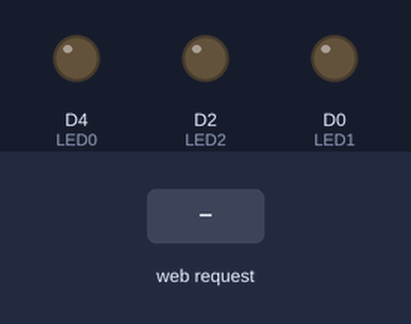
The sketch below on a simulated ESP8266 (NodeMCU). Shown: output pins drawn as LEDs (lit = HIGH). The test bench sets the inputs (shaded band). WiFi joins after 1.5 s; servers stay silent unless stated; what the sketch prints to the serial monitor is not drawn.

Above: at 0.1 s.
At 7.2 s:
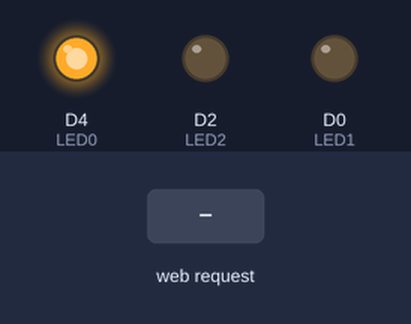
7.3 s: HTTP request GET /forward received
Timing chart, 0 to 10.3 s (numbered marks = the images above; inputs shaded):
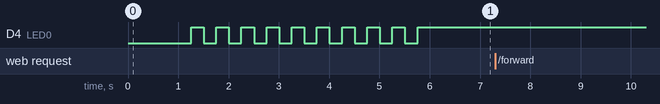

Measured:
- after the input at 7.3 s, every drawn part: stays the same

The sketch:

wifihotspotmodule5whitemarked.ino
```cpp
//-- Libraries Included --------------------------------------------------------------
  #include <ESP8266WiFi.h>
  #include <ESP8266WebServer.h>
  #include <ESP8266HTTPClient.h>

//------------------------------------------------------------------------------------
  // Define I/O Pins
  #define     LED0      2           // WIFI Module LED
  #define     LED1      D0          // Connectivity With Client #1
  #define     LED2      D2          // Connectivity With Client #2
  #define     BUTTON    D1          // Connectivity ReInitiate Button
//------------------------------------------------------------------------------------
  // Authentication Variables
  char*       TKDssid;              // SERVER WIFI NAME
  char*       TKDpassword;          // SERVER PASSWORD
//------------------------------------------------------------------------------------
  #define     MAXSC     6           // MAXIMUM NUMBER OF CLIENTS

  /*
   * MAXSC => Maximum Server Clients
   * They Are 6 Because
   * 1. Blue Fighter Suit
   * 2. Red Fighter Suit
   * 3. Corner Referee 1
   * 4. Corner Referee 2
   * 5. Corner Referee 3
   * 6. Corner Referee 4
   */
  ESP8266WebServer server(80);      // THE SERVER AND THE PORT NUMBER
//====================================================================================

  IPAddress local_IP(192,168,5,1);
  IPAddress gateway(192,168,5,1);
  IPAddress subnet(255,255,255,0);


//====================================================================================

  void SetWifi(char* Name, char* Password)
  {
    // Stop Any Previous WIFI
    WiFi.disconnect();

    // Setting The Wifi Mode
    WiFi.mode(WIFI_AP_STA);
    Serial.println(WiFi.softAPConfig(local_IP, gateway, subnet) ? "Ready" : "Failed!");
    Serial.println("WIFI Mode : AccessPoint Station");

    // Setting The AccessPoint Name & Password
    TKDssid      = Name;
    TKDpassword  = Password;

    // Starting The Access Point
    WiFi.softAP(TKDssid, TKDpassword);
    Serial.println("WIFI < " + String(TKDssid) + " > ... Started");

    // Wait For Few Seconds
    delay(1000);

    // Getting Server IP
    IPAddress IP = WiFi.softAPIP();

    // Printing The Server IP Address
    Serial.print("AccessPoint IP : ");
    Serial.println(IP);

    // Printing MAC Address
    Serial.print("AccessPoint MC : ");
    Serial.println(String(WiFi.softAPmacAddress()));
  }

//====================================================================================
void CheckWiFiConnectivity()
  {
    while(WiFi.status() != WL_CONNECTED)
    {
      for(int i=0; i < 10; i++)
      {
        digitalWrite(LED0, !HIGH);
        delay(250);
        digitalWrite(LED0, !LOW);
        delay(250);
        Serial.print(".");
      }
      Serial.println("");
    }
  }
  //===================roothandle==========================
void ontwo(){
  digitalWrite(2,LOW);
  String s = "low";
  server.send(200, "text/plain", s);
}

void offtwo(){
  digitalWrite(2,HIGH);
  String s = "high";
  server.send(200, "text/plain", s);
}

void handleRoot() {
  String s = "you did not input anything";
  server.send(200, "text/plain", s);
}

void forward(){

  server.send(200, "text/plain", "toggling the led");

  if (WiFi.status() == WL_CONNECTED) { //Check WiFi connection status


    HTTPClient http;  //Declare an object of class HTTPClient

    http.begin("http://192.168.4.1:80/gpio2/1");  //Specify request destination
    int httpCode = http.GET();                                                                  //Send the request

    if (httpCode > 0) { //Check the returning code

      String payload = http.getString();   //Get the request response payload
      Serial.println(payload);                     //Print the response payload
      Serial.println(httpCode);
    }
    else{
      Serial.println("connection failed");
    }

    http.end();   //Close connection

    delay(3000);

    http.begin("http://192.168.4.1:80/gpio2/0");  //Specify request destination
    httpCode = http.GET();                                                                  //Send the request

    if (httpCode > 0) { //Check the returning code

      String payload = http.getString();   //Get the request response payload
      Serial.println(payload);                     //Print the response payload
      Serial.println(httpCode);
    }
    else{
      Serial.println("connection failed");
    }

    http.end();   //Close connection

  }

  delay(3000);

}
//============================================================

  void setup()
  {
    // Setting The Serial Port
    Serial.begin(115200);           // Computer Communication

    // Setting The Mode Of Pins
    pinMode(LED0, OUTPUT);          // WIFI OnBoard LED Light
    pinMode(LED1, OUTPUT);          // Indicator For Client #1 Connectivity
    pinMode(LED2, OUTPUT);          // Indicator For Client #2 Connectivity
    pinMode(BUTTON, INPUT_PULLUP);  // Initiate Connectivity

    // Print Message Of I/O Setting Progress
    Serial.println();
    Serial.println("I/O Pins Modes Set .... Done");
    server.on("/", handleRoot);
    server.on("/gpio2/0",ontwo);
    server.on("/gpio2/1",offtwo);
    server.begin();
    // Setting Up A Wifi Access Point
    if(WiFi.status() == WL_CONNECTED)
    {
      WiFi.disconnect();
      WiFi.mode(WIFI_OFF);
      delay(50);
    }
    SetWifi("module5", "iammodule5");
    WiFi.begin("module4", "iammodule4");      // The SSID That We Want To Connect To

    // Printing Message For User That Connetion Is On Process ---------------
    Serial.println("!--- Connecting To " + WiFi.SSID() + " ---!");

    // WiFi Connectivity ----------------------------------------------------
    CheckWiFiConnectivity();
    Serial.println("connected to module4");
    server.on("/", handleRoot);
    server.on("/gpio2/0",ontwo);
    server.on("/gpio2/1",offtwo);
    server.on("/forward",forward);
    server.begin();
    Serial.println("HTTP server started");
  }

//====================================================================================

void loop()
{
  server.handleClient();
}
```
